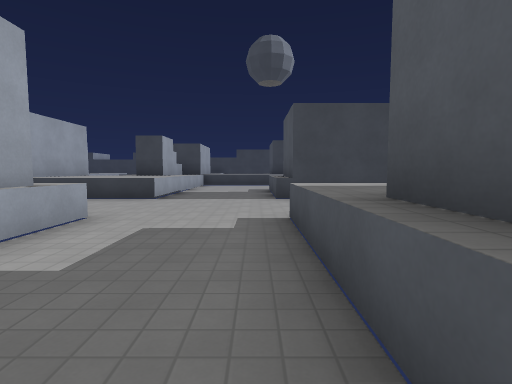
View 1 (above)

12 first-person views from a walk through a level from a Godot 3-D game. The camera is 1.4 m above the floor, tilts 4° down and sees 80° across. The floor is counted in squares, 2 m on a side. Each view is taken from the middle of a square. On the plan, view 1 faces up. The plan holds only what a view shows up to about 10 squares ahead; the rest is blank. Surface patterns are stand-ins for the level's own textures.

View 2
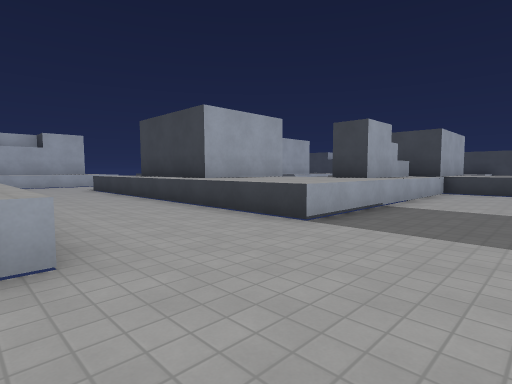

View 3
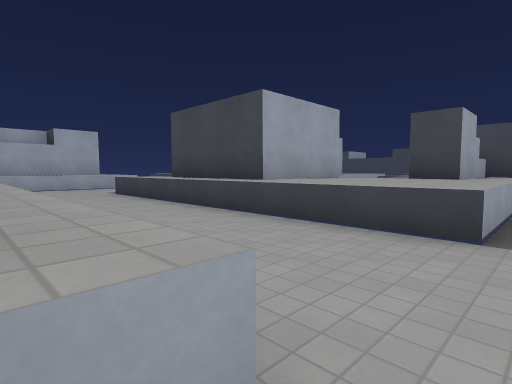

View 4
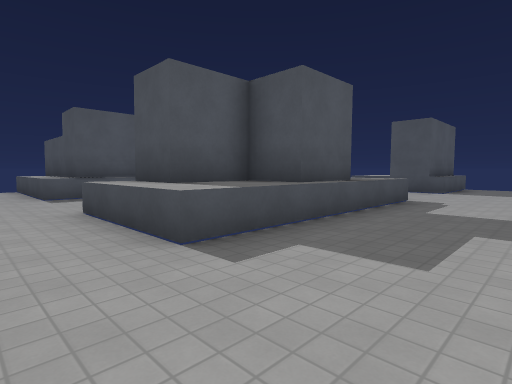

View 5
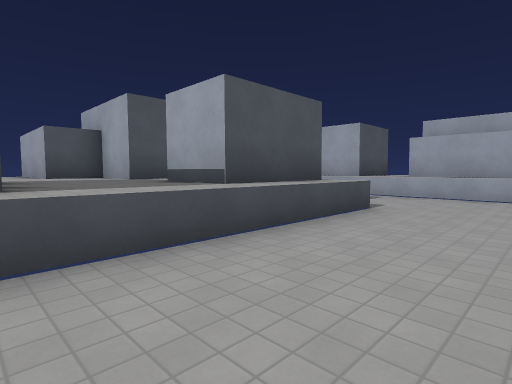

View 6
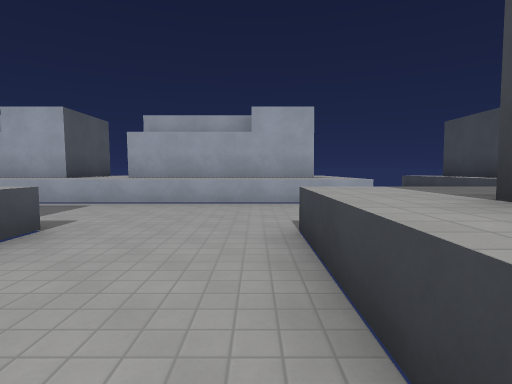

View 7
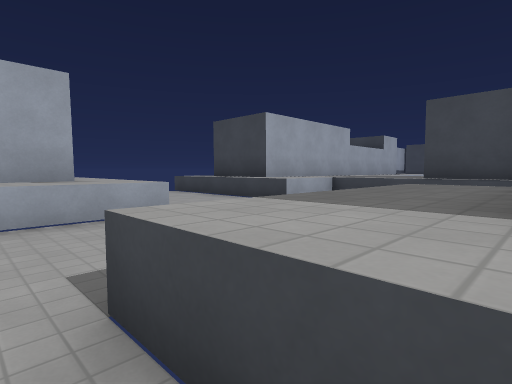

View 8
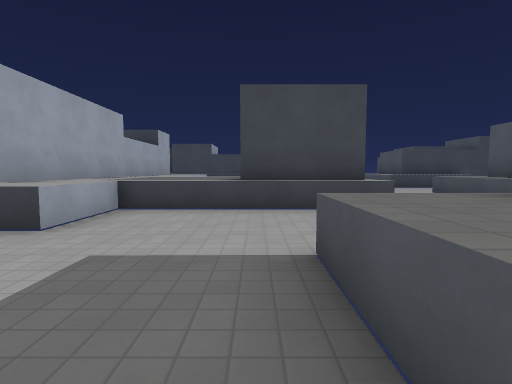

View 9
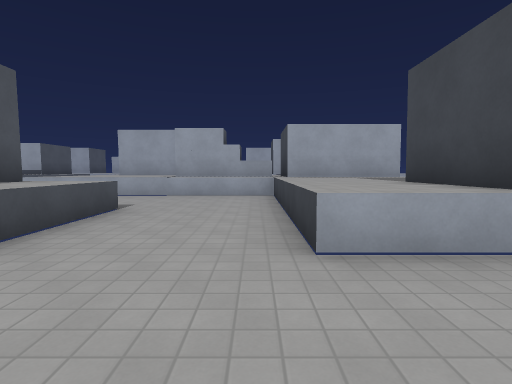

View 10
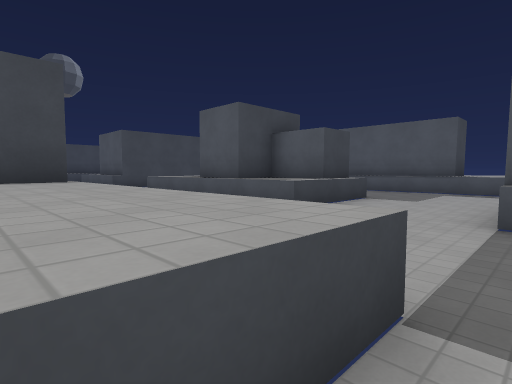

View 11
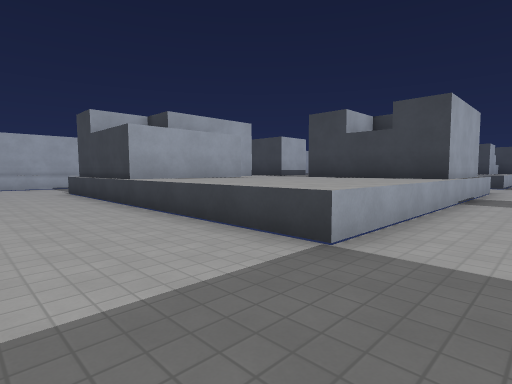

View 12
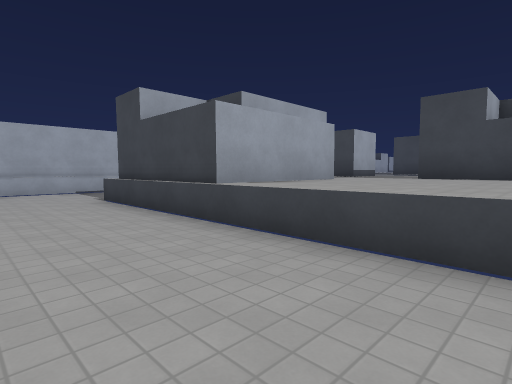

### Floor plan
Key: @ floor where view 1 was taken; # wall or solid block; . floor; ^ raised ledge.
Columns run from 19 left of view 1 to 10 right of it. Each row starts with its distance up from view 1.
 19    #^
 18    #  ^      ^###^
 17    #^^^      ^###^^^###
 16    #^^^      ^  #^^^^^^.
 15    #^^^###     ##^^^^^^..
 14    #^....      #^.........
 13 ^###^....     ^#^........
 12 .........     ^#^.......
 11   .. ...^#   ^^^^...^^^
 10    .  ..^#   ^^^^...##
  9  ^^^^  .^####^^^^...##
  8    #^...^^^^^^^^^...###
  7    #^................
  6    #^..................
  5    #^.........................
  4    #^...^^^^^^^^^...^^^...^^^^
  3    ^^..   #^^#  #...^#    #
  2  ##^^     ^^^#  #...##    #
  1    #^     ^^^####...##
  0    #     ##^^^^^^..@^#
 -1           ##^^^^^...^^#...#
 -2            #^^^^^.........#
 -3     #      #^^^^^.........^^
 -4     #...####^^^^^.........^
 -5     #...............##
 -6     #...............#
 -7           .........

Positions as (right, up) in squares from view 1, and headings:
1: (0, 0), facing up
2: (0, 4), facing up-left
3: (-2, 4), facing up-left
4: (-2, 6), facing down-right
5: (-6, 7), facing down-left
6: (-8, 7), facing left
7: (-10, 7), facing up-left
8: (-12, 9), facing up
9: (6, 14), facing left
10: (-4, -5), facing up-right
11: (-1, -7), facing up-left
12: (-4, -7), facing up-left
